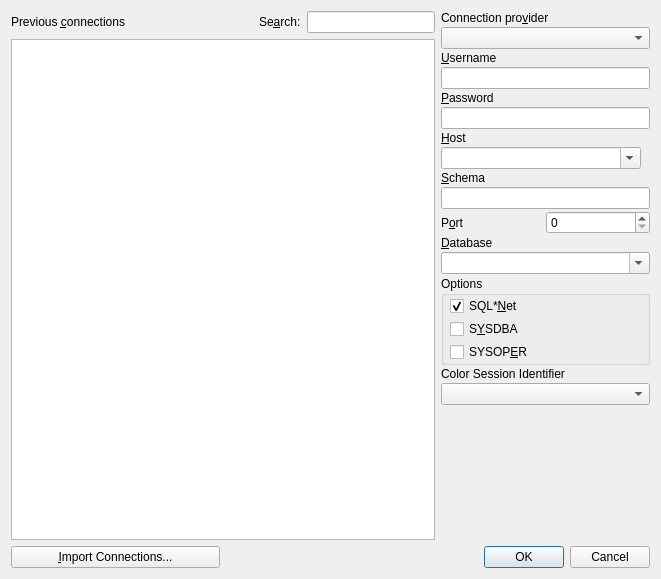
<?xml version="1.0" encoding="UTF-8"?>
<ui version="4.0">
 <class>toNewConnectionUI</class>
 <widget class="QDialog" name="toNewConnectionUI">
  <property name="geometry">
   <rect>
    <x>0</x>
    <y>0</y>
    <width>661</width>
    <height>579</height>
   </rect>
  </property>
  <property name="windowTitle">
   <string>New connection</string>
  </property>
  <layout class="QGridLayout" name="gridLayout">
   <item row="0" column="0" colspan="2">
    <layout class="QVBoxLayout" name="verticalLayout">
     <item>
      <layout class="QHBoxLayout" name="horizontalLayout">
       <item>
        <widget class="QLabel" name="TextLabel2">
         <property name="sizePolicy">
          <sizepolicy hsizetype="Minimum" vsizetype="Fixed">
           <horstretch>0</horstretch>
           <verstretch>0</verstretch>
          </sizepolicy>
         </property>
         <property name="toolTip">
          <string>A list of previous connections. Select to bring over to the right.</string>
         </property>
         <property name="text">
          <string>Previous &amp;connections</string>
         </property>
         <property name="wordWrap">
          <bool>false</bool>
         </property>
         <property name="buddy">
          <cstring>Previous</cstring>
         </property>
        </widget>
       </item>
       <item>
        <spacer name="horizontalSpacer">
         <property name="orientation">
          <enum>Qt::Horizontal</enum>
         </property>
         <property name="sizeHint" stdset="0">
          <size>
           <width>40</width>
           <height>20</height>
          </size>
         </property>
        </spacer>
       </item>
       <item>
        <widget class="QLabel" name="label">
         <property name="text">
          <string>Se&amp;arch:</string>
         </property>
         <property name="buddy">
          <cstring>searchEdit</cstring>
         </property>
        </widget>
       </item>
       <item>
        <widget class="QLineEdit" name="searchEdit"/>
       </item>
      </layout>
     </item>
     <item>
      <widget class="QTableView" name="Previous">
       <property name="editTriggers">
        <set>QAbstractItemView::NoEditTriggers</set>
       </property>
       <property name="dragDropOverwriteMode">
        <bool>false</bool>
       </property>
       <property name="dragDropMode">
        <enum>QAbstractItemView::NoDragDrop</enum>
       </property>
       <property name="alternatingRowColors">
        <bool>true</bool>
       </property>
       <property name="selectionMode">
        <enum>QAbstractItemView::SingleSelection</enum>
       </property>
       <property name="selectionBehavior">
        <enum>QAbstractItemView::SelectRows</enum>
       </property>
       <property name="showGrid">
        <bool>false</bool>
       </property>
       <property name="sortingEnabled">
        <bool>true</bool>
       </property>
      </widget>
     </item>
    </layout>
   </item>
   <item row="0" column="2">
    <layout class="QVBoxLayout">
     <property name="spacing">
      <number>2</number>
     </property>
     <item>
      <widget class="QLabel" name="ProviderLabel">
       <property name="sizePolicy">
        <sizepolicy hsizetype="Minimum" vsizetype="Preferred">
         <horstretch>0</horstretch>
         <verstretch>0</verstretch>
        </sizepolicy>
       </property>
       <property name="text">
        <string>Connection pro&amp;vider</string>
       </property>
       <property name="wordWrap">
        <bool>false</bool>
       </property>
       <property name="buddy">
        <cstring>Provider</cstring>
       </property>
      </widget>
     </item>
     <item>
      <widget class="QComboBox" name="Provider">
       <property name="sizePolicy">
        <sizepolicy hsizetype="Minimum" vsizetype="Fixed">
         <horstretch>0</horstretch>
         <verstretch>0</verstretch>
        </sizepolicy>
       </property>
      </widget>
     </item>
     <item>
      <widget class="QLabel" name="UsernameLabel">
       <property name="sizePolicy">
        <sizepolicy hsizetype="Minimum" vsizetype="Fixed">
         <horstretch>0</horstretch>
         <verstretch>0</verstretch>
        </sizepolicy>
       </property>
       <property name="toolTip">
        <string>Username to connect with</string>
       </property>
       <property name="text">
        <string>&amp;Username</string>
       </property>
       <property name="wordWrap">
        <bool>false</bool>
       </property>
       <property name="buddy">
        <cstring>Username</cstring>
       </property>
      </widget>
     </item>
     <item>
      <widget class="QLineEdit" name="Username">
       <property name="sizePolicy">
        <sizepolicy hsizetype="Minimum" vsizetype="Fixed">
         <horstretch>0</horstretch>
         <verstretch>0</verstretch>
        </sizepolicy>
       </property>
       <property name="minimumSize">
        <size>
         <width>200</width>
         <height>0</height>
        </size>
       </property>
      </widget>
     </item>
     <item>
      <widget class="QLabel" name="PasswordLabel">
       <property name="sizePolicy">
        <sizepolicy hsizetype="Minimum" vsizetype="Minimum">
         <horstretch>0</horstretch>
         <verstretch>0</verstretch>
        </sizepolicy>
       </property>
       <property name="toolTip">
        <string>Password to connect with.</string>
       </property>
       <property name="text">
        <string>&amp;Password</string>
       </property>
       <property name="wordWrap">
        <bool>false</bool>
       </property>
       <property name="buddy">
        <cstring>Password</cstring>
       </property>
      </widget>
     </item>
     <item>
      <widget class="QLineEdit" name="Password">
       <property name="sizePolicy">
        <sizepolicy hsizetype="Minimum" vsizetype="Fixed">
         <horstretch>0</horstretch>
         <verstretch>0</verstretch>
        </sizepolicy>
       </property>
       <property name="echoMode">
        <enum>QLineEdit::Password</enum>
       </property>
      </widget>
     </item>
     <item>
      <widget class="QLabel" name="HostLabel">
       <property name="sizePolicy">
        <sizepolicy hsizetype="Minimum" vsizetype="Preferred">
         <horstretch>0</horstretch>
         <verstretch>0</verstretch>
        </sizepolicy>
       </property>
       <property name="toolTip">
        <string>Select the database ID to connect to.</string>
       </property>
       <property name="text">
        <string>&amp;Host</string>
       </property>
       <property name="wordWrap">
        <bool>false</bool>
       </property>
       <property name="buddy">
        <cstring>Host</cstring>
       </property>
      </widget>
     </item>
     <item>
      <widget class="QComboBox" name="Host">
       <property name="sizePolicy">
        <sizepolicy hsizetype="Maximum" vsizetype="Fixed">
         <horstretch>0</horstretch>
         <verstretch>0</verstretch>
        </sizepolicy>
       </property>
       <property name="minimumSize">
        <size>
         <width>200</width>
         <height>0</height>
        </size>
       </property>
       <property name="editable">
        <bool>true</bool>
       </property>
       <property name="autoCompletion">
        <bool>true</bool>
       </property>
       <property name="duplicatesEnabled">
        <bool>false</bool>
       </property>
      </widget>
     </item>
     <item>
      <widget class="QLabel" name="SchemaLabel">
       <property name="sizePolicy">
        <sizepolicy hsizetype="Minimum" vsizetype="Fixed">
         <horstretch>0</horstretch>
         <verstretch>0</verstretch>
        </sizepolicy>
       </property>
       <property name="toolTip">
        <string>Schema to switch to</string>
       </property>
       <property name="text">
        <string>&amp;Schema</string>
       </property>
       <property name="wordWrap">
        <bool>false</bool>
       </property>
       <property name="buddy">
        <cstring>Schema</cstring>
       </property>
      </widget>
     </item>
     <item>
      <widget class="QLineEdit" name="Schema">
       <property name="sizePolicy">
        <sizepolicy hsizetype="Minimum" vsizetype="Fixed">
         <horstretch>0</horstretch>
         <verstretch>0</verstretch>
        </sizepolicy>
       </property>
       <property name="minimumSize">
        <size>
         <width>200</width>
         <height>0</height>
        </size>
       </property>
      </widget>
     </item>
     <item>
      <layout class="QHBoxLayout">
       <property name="spacing">
        <number>0</number>
       </property>
       <item>
        <widget class="QLabel" name="PortLabel">
         <property name="toolTip">
          <string>Select the database ID to connect to.</string>
         </property>
         <property name="text">
          <string>P&amp;ort</string>
         </property>
         <property name="wordWrap">
          <bool>false</bool>
         </property>
         <property name="buddy">
          <cstring>Port</cstring>
         </property>
        </widget>
       </item>
       <item>
        <widget class="QSpinBox" name="Port">
         <property name="maximum">
          <number>65535</number>
         </property>
        </widget>
       </item>
      </layout>
     </item>
     <item>
      <widget class="QLabel" name="TextLabel3">
       <property name="toolTip">
        <string>Select the database ID to connect to.</string>
       </property>
       <property name="text">
        <string>&amp;Database</string>
       </property>
       <property name="wordWrap">
        <bool>false</bool>
       </property>
       <property name="textInteractionFlags">
        <set>Qt::NoTextInteraction</set>
       </property>
       <property name="buddy">
        <cstring>Database</cstring>
       </property>
      </widget>
     </item>
     <item>
      <widget class="QComboBox" name="Database">
       <property name="sizePolicy">
        <sizepolicy hsizetype="Minimum" vsizetype="Fixed">
         <horstretch>0</horstretch>
         <verstretch>0</verstretch>
        </sizepolicy>
       </property>
       <property name="minimumSize">
        <size>
         <width>200</width>
         <height>0</height>
        </size>
       </property>
       <property name="editable">
        <bool>true</bool>
       </property>
       <property name="autoCompletion">
        <bool>true</bool>
       </property>
       <property name="duplicatesEnabled">
        <bool>false</bool>
       </property>
      </widget>
     </item>
     <item>
      <widget class="QGroupBox" name="OptionGroup">
       <property name="focusPolicy">
        <enum>Qt::NoFocus</enum>
       </property>
       <property name="title">
        <string>Options</string>
       </property>
       <layout class="QVBoxLayout">
        <property name="spacing">
         <number>3</number>
        </property>
        <property name="leftMargin">
         <number>6</number>
        </property>
        <property name="topMargin">
         <number>0</number>
        </property>
        <property name="rightMargin">
         <number>0</number>
        </property>
        <property name="bottomMargin">
         <number>0</number>
        </property>
        <item>
         <widget class="QCheckBox" name="SqlNet">
          <property name="text">
           <string>SQL*&amp;Net</string>
          </property>
          <property name="checked">
           <bool>true</bool>
          </property>
         </widget>
        </item>
        <item>
         <widget class="QCheckBox" name="SysDba">
          <property name="text">
           <string>S&amp;YSDBA</string>
          </property>
         </widget>
        </item>
        <item>
         <widget class="QCheckBox" name="SysOper">
          <property name="text">
           <string>SYSOP&amp;ER</string>
          </property>
         </widget>
        </item>
       </layout>
      </widget>
     </item>
     <item>
      <widget class="QLabel" name="label_2">
       <property name="text">
        <string>Color Session Identifier</string>
       </property>
      </widget>
     </item>
     <item>
      <widget class="QComboBox" name="colorComboBox"/>
     </item>
     <item>
      <spacer>
       <property name="orientation">
        <enum>Qt::Vertical</enum>
       </property>
       <property name="sizeHint" stdset="0">
        <size>
         <width>20</width>
         <height>40</height>
        </size>
       </property>
      </spacer>
     </item>
    </layout>
   </item>
   <item row="1" column="0">
    <widget class="QPushButton" name="ImportButton">
     <property name="text">
      <string>&amp;Import Connections...</string>
     </property>
    </widget>
   </item>
   <item row="1" column="1" colspan="2">
    <widget class="QDialogButtonBox" name="ButtonBox">
     <property name="orientation">
      <enum>Qt::Horizontal</enum>
     </property>
     <property name="standardButtons">
      <set>QDialogButtonBox::Cancel|QDialogButtonBox::Ok</set>
     </property>
    </widget>
   </item>
  </layout>
 </widget>
 <layoutdefault spacing="6" margin="11"/>
 <tabstops>
  <tabstop>Previous</tabstop>
  <tabstop>Provider</tabstop>
  <tabstop>Username</tabstop>
  <tabstop>Password</tabstop>
  <tabstop>Host</tabstop>
  <tabstop>Schema</tabstop>
  <tabstop>Port</tabstop>
  <tabstop>Database</tabstop>
  <tabstop>SqlNet</tabstop>
  <tabstop>SysDba</tabstop>
  <tabstop>SysOper</tabstop>
  <tabstop>ButtonBox</tabstop>
  <tabstop>ImportButton</tabstop>
 </tabstops>
 <resources/>
 <connections>
  <connection>
   <sender>ButtonBox</sender>
   <signal>accepted()</signal>
   <receiver>toNewConnectionUI</receiver>
   <slot>accept()</slot>
   <hints>
    <hint type="sourcelabel">
     <x>295</x>
     <y>432</y>
    </hint>
    <hint type="destinationlabel">
     <x>295</x>
     <y>228</y>
    </hint>
   </hints>
  </connection>
  <connection>
   <sender>ButtonBox</sender>
   <signal>rejected()</signal>
   <receiver>toNewConnectionUI</receiver>
   <slot>reject()</slot>
   <hints>
    <hint type="sourcelabel">
     <x>295</x>
     <y>432</y>
    </hint>
    <hint type="destinationlabel">
     <x>295</x>
     <y>228</y>
    </hint>
   </hints>
  </connection>
 </connections>
</ui>
